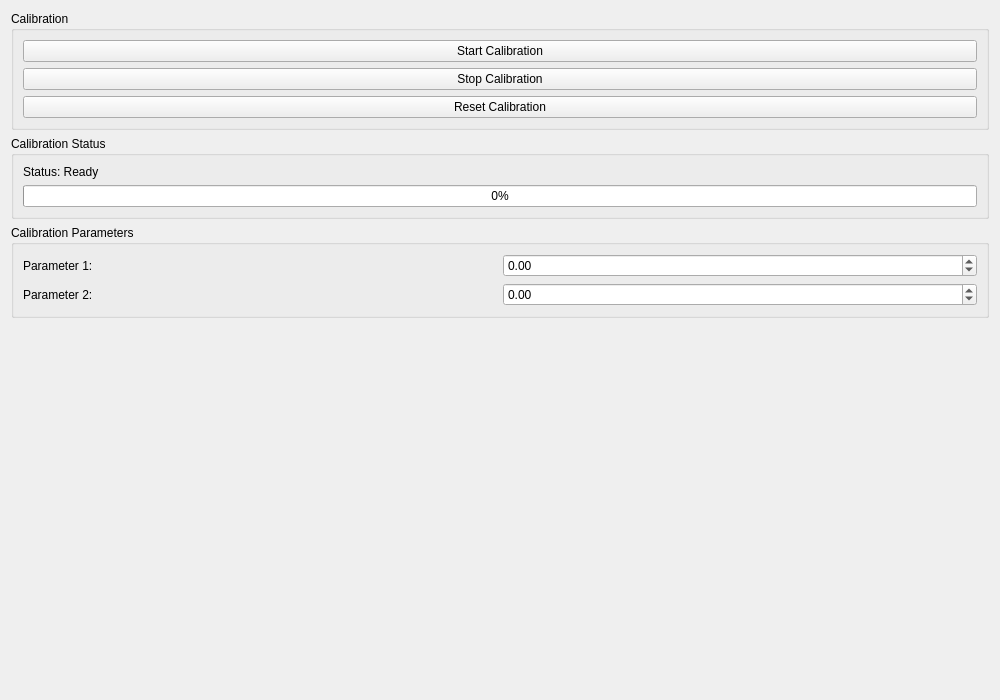
<?xml version="1.0" encoding="UTF-8"?>
<ui version="4.0">
 <class>CalibrationTab</class>
 <widget class="QWidget" name="CalibrationTab">
  <property name="geometry">
   <rect>
    <x>0</x>
    <y>0</y>
    <width>1000</width>
    <height>700</height>
   </rect>
  </property>
  <layout class="QVBoxLayout" name="verticalLayout">
   <item>
    <widget class="QGroupBox" name="calibrationGroup">
     <property name="title">
      <string>Calibration</string>
     </property>
     <layout class="QVBoxLayout" name="calibrationLayout">
      <item>
       <widget class="QPushButton" name="startCalibrationButton">
        <property name="text">
         <string>Start Calibration</string>
        </property>
       </widget>
      </item>
      <item>
       <widget class="QPushButton" name="stopCalibrationButton">
        <property name="text">
         <string>Stop Calibration</string>
        </property>
       </widget>
      </item>
      <item>
       <widget class="QPushButton" name="resetCalibrationButton">
        <property name="text">
         <string>Reset Calibration</string>
        </property>
       </widget>
      </item>
     </layout>
    </widget>
   </item>
   <item>
    <widget class="QGroupBox" name="statusGroup">
     <property name="title">
      <string>Calibration Status</string>
     </property>
     <layout class="QVBoxLayout" name="statusLayout">
      <item>
       <widget class="QLabel" name="calibrationStatusLabel">
        <property name="text">
         <string>Status: Ready</string>
        </property>
       </widget>
      </item>
      <item>
       <widget class="QProgressBar" name="calibrationProgressBar">
        <property name="value">
         <number>0</number>
        </property>
       </widget>
      </item>
     </layout>
    </widget>
   </item>
   <item>
    <widget class="QGroupBox" name="parametersGroup">
     <property name="title">
      <string>Calibration Parameters</string>
     </property>
     <layout class="QGridLayout" name="parametersLayout">
      <item row="0" column="0">
       <widget class="QLabel" name="parameter1Label">
        <property name="text">
         <string>Parameter 1:</string>
        </property>
       </widget>
      </item>
      <item row="0" column="1">
       <widget class="QDoubleSpinBox" name="parameter1SpinBox">
        <property name="minimum">
         <double>-1000.000000000000000</double>
        </property>
        <property name="maximum">
         <double>1000.000000000000000</double>
        </property>
       </widget>
      </item>
      <item row="1" column="0">
       <widget class="QLabel" name="parameter2Label">
        <property name="text">
         <string>Parameter 2:</string>
        </property>
       </widget>
      </item>
      <item row="1" column="1">
       <widget class="QDoubleSpinBox" name="parameter2SpinBox">
        <property name="minimum">
         <double>-1000.000000000000000</double>
        </property>
        <property name="maximum">
         <double>1000.000000000000000</double>
        </property>
       </widget>
      </item>
     </layout>
    </widget>
   </item>
   <item>
    <spacer name="verticalSpacer">
     <property name="orientation">
      <enum>Qt::Orientation::Vertical</enum>
     </property>
     <property name="sizeHint" stdset="0">
      <size>
       <width>20</width>
       <height>40</height>
      </size>
     </property>
    </spacer>
   </item>
  </layout>
 </widget>
 <resources/>
 <connections/>
</ui>
